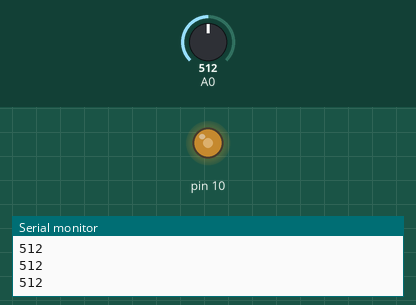
Simulated run of this sketch. Board: Arduino Uno, built with avr-gcc and run on an emulated ATmega328P. Shown: output pins drawn as LEDs (lit = HIGH), the last lines printed to the serial monitor. The inputs (shaded band) are chosen by the test bench; at power-on: A0 = 512.

Above: at 1.2 s.
1.3 s: A0 set to 716
At 2.0 s:
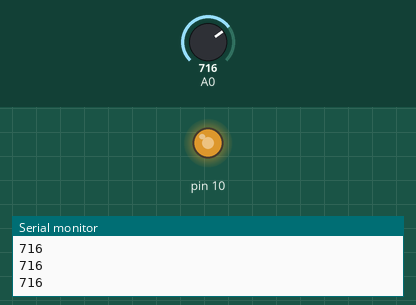
2.8 s: A0 set to 900
At 3.3 s:
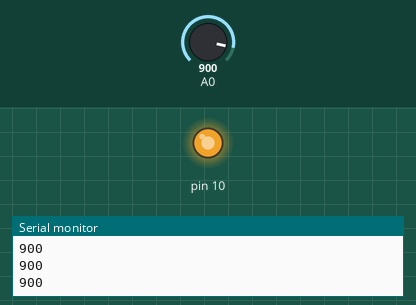
4.3 s: A0 set to 122
At 4.7 s:
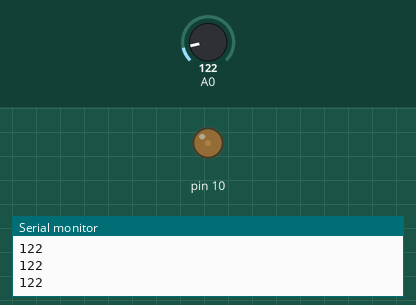
5.8 s: A0 set to 0
At 7.0 s:
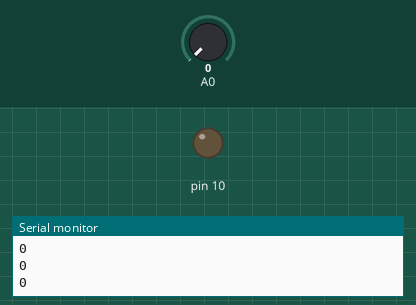
7.3 s: A0 set to 511
At 8.5 s:
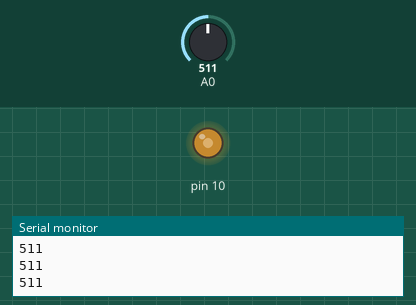
Timing chart, 0 to 9.8 s (numbered marks = the images above; inputs shaded):
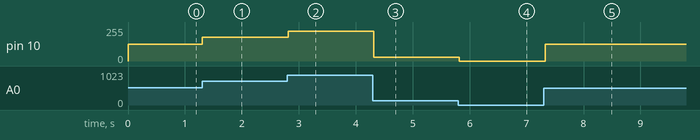

The sketch:

photoresistor_light_sensor.ino
```cpp
/*
I made sure that the photoresistor is
far away from the LED light, because
it could cause some issues with light detection.
*/

int sensorValue = 0;

void setup()
{
  pinMode(A0, INPUT);
  Serial.begin(9600);
  pinMode(10, OUTPUT);
}

void loop()
{
  // read the value from the sensor
  sensorValue = analogRead(A0);
  // print the sensor reading so you know its range
  Serial.println(sensorValue);
  // map the sensor reading to a range for the LED
  analogWrite(10, map(sensorValue, 0, 1023, 0, 255));
  delay(100); // Wait for 100 millisecond(s)
}
```

Measured:
- after the input at 1.3 s, pin 10: 127/255 → 178/255 at once
- after the input at 2.8 s, pin 10: 178/255 → 224/255 at once
- after the input at 4.3 s, pin 10: 224/255 → 30/255 at once
- after the input at 5.8 s, pin 10: 30/255 → 0/255 at once
- after the input at 7.3 s, pin 10: 0/255 → 127/255 at once
